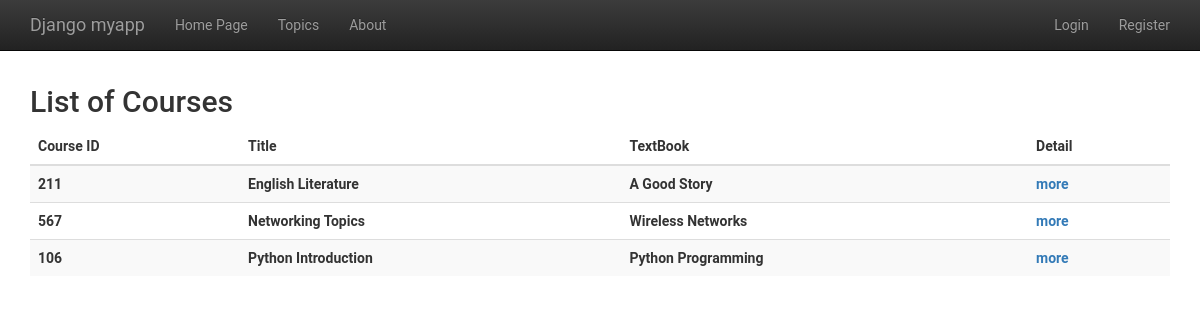
The page /myapp/ on the database its author committed.
### myapp/models.py (models this page shows, shortened)
class Course(models.Model):
    course_no = models.IntegerField(primary_key=True)
    title = models.CharField(max_length=100)
    textbook = models.ForeignKey(Book)
    students = models.ManyToManyField(Student)

class Book(models.Model):
    title = models.CharField(max_length=100)
    author = models.ForeignKey(Author)
    in_stock = models.BooleanField(default=True)
    numpages = models.IntegerField(null = True, validators=[MinValueValidator(50), MaxValueValidator(1000)])
    def __str__(self):
        return self.title

### myapp/views.py (the view)
def index(request):
    courselist = Course.objects.all().order_by('title')[:10]
    return render(request, 'myapp/index.html', {'courselist': courselist})

### myapp/templates/myapp/index.html (shortened to what this page needs)
{% extends 'myapp/base.html' %}
{% block body_block %}
{% if courselist %}
<h2 class="sub-header">List of Courses</h2>
<div class="table-responsive">
	<table class="table table-striped">
		<thead>
			<tr>
				<th>Course ID</th>
				<th>Title</th>
				<th>TextBook</th>
				<th>Detail</th>
			</tr>
		</thead>
		<tbody>
			{% for course  in courselist %}
			<tr>
				<th> {{ course.course_no }} </th>
				<th> {{ course.title }} </th>
				<th> {{ course.textbook }} </th>
				<th><a href="{% url 'myapp:detail' course.course_no %}">more</a></th>
			</tr>
			{% endfor %}
		</tbody>
	</table>
</div>
{% else %}
<strong>There are no available courses!</strong>
{% endif %}
{% endblock %}

### myapp/static/myapp/css/style.css (style rules this page uses)
body { padding-top: 65px; font-family: "Roboto", "Helvetica Neue", Helvetica, Arial, sans-serif; }

### rows shown on the page
Course: course_no "211", title "English Literature", textbook "A Good Story"
Course: course_no "567", title "Networking Topics", textbook "Wireless Networks"
Course: course_no "106", title "Python Introduction", textbook "Python Programming"
